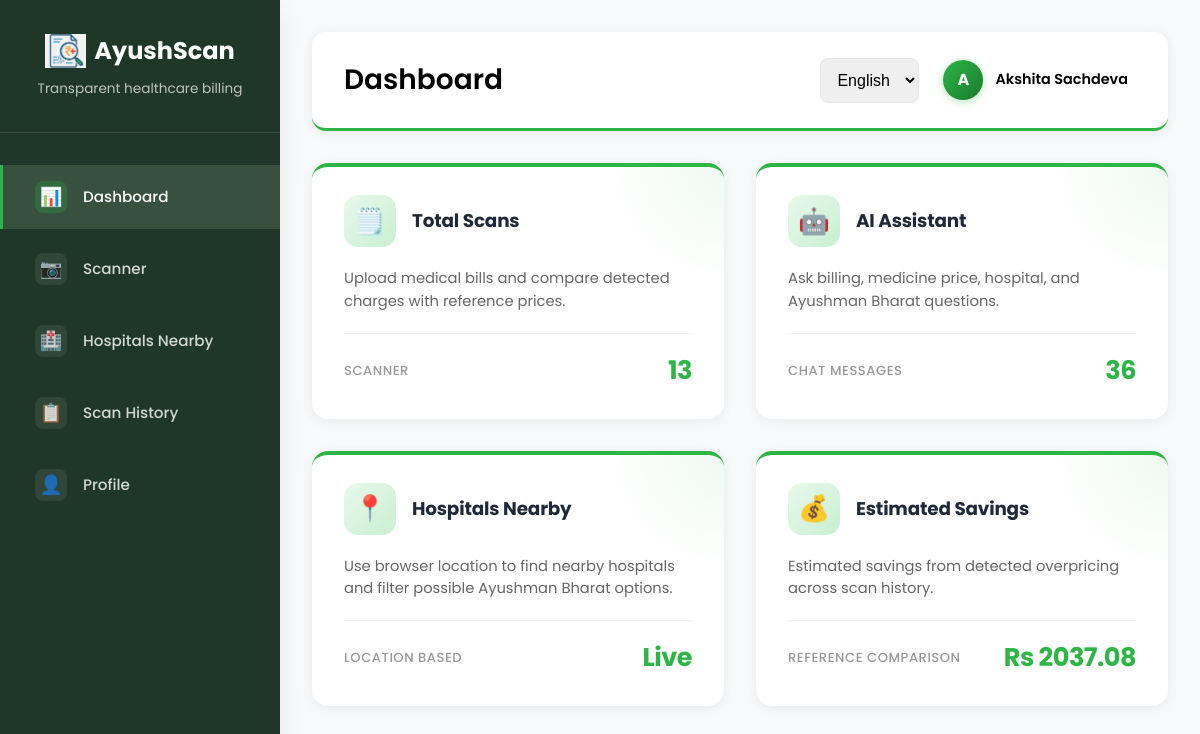
/dashboard (signed in), run on the app's committed database.
### tables this page shows
CREATE TABLE users (
                id INTEGER PRIMARY KEY AUTOINCREMENT,
                first_name TEXT,
                last_name TEXT,
                username TEXT UNIQUE,
                email TEXT UNIQUE,
                password TEXT
            , preferred_language TEXT DEFAULT 'english', created_at DATETIME, state TEXT, caste_category TEXT DEFAULT 'general', annual_income TEXT DEFAULT 'not_specified');

### app.py (the view)
@app.route("/dashboard")
def dashboard():
    if "user_id" not in session:
        return redirect(url_for("login"))
    user_id = session["user_id"]
    with get_db_connection() as conn:
        user = conn.execute(
            "SELECT username, email, first_name, last_name, preferred_language, state, caste_category, annual_income FROM users WHERE id = ?",
            (user_id,),
        ).fetchone()
        scans = conn.execute("SELECT id, filename, flagged, savings, timestamp FROM scans WHERE user_id = ? ORDER BY timestamp DESC LIMIT 50", (user_id,)).fetchall()
        chat_count = conn.execute("SELECT COUNT(*) FROM chat_history WHERE user_id = ?", (user_id,)).fetchone()[0]
        savings = conn.execute("SELECT COALESCE(SUM(savings), 0) FROM scans WHERE user_id = ?", (user_id,)).fetchone()[0]
    metrics = {
        "total_scans": len(scans),
        "recent_scans": len(scans[:5]),
        "chat_count": chat_count,
        "savings": round(float(savings or 0), 2),
    }
    return render_template("dashboard.html", user=user, scans=scans, metrics=metrics)

### app.py (called while the page is built)
def get_locale():
    if "language" in session:
        return normalize_locale(session["language"])
    return request.accept_languages.best_match(SUPPORTED_LOCALES) or "en"

def get_db_connection():
    conn = sqlite3.connect(DATABASE, timeout=10)
    conn.row_factory = sqlite3.Row
    conn.execute("PRAGMA foreign_keys = ON")
    return conn

@app.context_processor
def inject_language():
    return {
        "lang": get_locale(),
        "translate_category": translate_category,
        "translate_confidence": translate_confidence,
    }

@app.after_request
def set_security_headers(response):
    response.headers["X-Content-Type-Options"] = "nosniff"
    response.headers["X-Frame-Options"] = "SAMEORIGIN"
    response.headers["Referrer-Policy"] = "strict-origin-when-cross-origin"
    return response

### templates/dashboard.html (shortened to what this page needs)
<!doctype html>
<html lang="{{ lang }}">
  <head>
    <link rel="stylesheet" href="/static/styles/dashboard.css" />
  </head>
  <body>
    <div class="dashboard">
      <aside class="sidebar" id="sidebar">
        <div class="sidebar-header">
          <div
            class="sidebar-logo"
            style="
              display: flex;
              align-items: center;
              justify-content: center;
              gap: 8px;
            "
          >
            <img
              src="/static/images/LOGO.png"
              alt="AyushScan"
              width="41"
              height="34"
              style="height: 34px; background: #f1f1f1"
            />
            {{ _("AyushScan") }}
          </div>
          <div class="sidebar-subtitle">{{ _("Transparent healthcare billing") }}</div>
        </div>
        <nav>
          <ul class="sidebar-nav">
            <li class="nav-item">
              <a class="nav-link active" data-section="dashboard"
                ><span class="nav-icon">&#128202;</span
                ><span class="nav-text">{{ _("Dashboard") }}</span></a
              >
            </li>
            <li class="nav-item">
              <a class="nav-link" data-section="scanner"
                ><span class="nav-icon">&#128247;</span
                ><span class="nav-text">{{ _("Scanner") }}</span></a
              >
            </li>
            <li class="nav-item">
              <a class="nav-link" data-section="hospitals"
                ><span class="nav-icon">&#127973;</span
                ><span class="nav-text">{{ _("Hospitals Nearby") }}</span></a
              >
            </li>
            <li class="nav-item">
              <a class="nav-link" data-section="history"
                ><span class="nav-icon">&#128203;</span
                ><span class="nav-text">{{ _("Scan History") }}</span></a
              >
            </li>
            <li class="nav-item">
              <a class="nav-link" data-section="profile"
                ><span class="nav-icon">&#128100;</span
                ><span class="nav-text">{{ _("Profile") }}</span></a
              >
            </li>
          </ul>
        </nav>
      </aside>
      <main class="main-content" id="mainContent">
        <header class="header">
          <div class="header-left">
            <h1 class="page-title" id="pageTitle">{{ _("Dashboard") }}</h1>
          </div>
          <div class="header-right">
            <form action="/set_language" method="POST">
              <select
                name="language"
                onchange="this.form.submit()"
                class="form-input"
                aria-label="Language"
              >
                <option value="en" {% if lang == "en" %}selected{% endif %}>English</option>
              </select>
            </form>
            <div class="user-profile" onclick="showSection('profile')">
              <div class="user-avatar">{{ user.first_name[0]|upper }}</div>
              <div class="user-info">
                <div class="user-name">
                  {{ user.first_name }} {{ user.last_name }}
                </div>
              </div>
            </div>
          </div>
        </header>
        <section class="content-section active" id="dashboard">
          <div class="dashboard-grid">
            <div class="dashboard-card" onclick="showSection('scanner')">
              <div class="card-header">
                <div class="card-icon">🗒️</div>
                <div class="card-title">{{ _("Total Scans") }}</div>
              </div>
              <div class="card-description">
                {{ _("Upload medical bills and compare detected charges with reference prices.") }}
              </div>
              <div class="card-stats">
                <span class="stat-label">{{ _("Scanner") }}</span
                ><span class="stat-value">{{ metrics.total_scans }}</span>
              </div>
            </div>
            <a
              href="{{ url_for('chatbot_page') }}"
              class="dashboard-card"
              style="text-decoration: none"
            >
              <div class="card-header">
                <div class="card-icon">🤖</div>
                <div class="card-title">{{ _("AI Assistant") }}</div>
              </div>
              <div class="card-description">
                {{ _("Ask billing, medicine price, hospital, and Ayushman Bharat questions.") }}
              </div>
              <div class="card-stats">
                <span class="stat-label">{{ _("Chat Messages") }}</span
                ><span class="stat-value">{{ metrics.chat_count }}</span>
              </div>
            </a>
            <div class="dashboard-card" onclick="showSection('hospitals')">
              <div class="card-header">
                <div class="card-icon">📍</div>
                <div class="card-title">{{ _("Hospitals Nearby") }}</div>
              </div>
              <div class="card-description">
                {{ _("Use browser location to find nearby hospitals and filter possible Ayushman Bharat options.") }}
              </div>
              <div class="card-stats">
                <span class="stat-label">{{ _("Location based") }}</span
                ><span class="stat-value">{{ _("Live") }}</span>
              </div>
            </div>
            <div class="dashboard-card" onclick="showSection('history')">
              <div class="card-header">
                <div class="card-icon">💰</div>
                <div class="card-title">{{ _("Estimated Savings") }}</div>
              </div>
              <div class="card-description">
                {{ _("Estimated savings from detected overpricing across scan history.") }}
              </div>
              <div class="card-stats">
                <span class="stat-label">{{ _("Reference comparison") }}</span
                ><span class="stat-value">{{ _("Rs %(amount)s", amount=metrics.savings) }}</span>
              </div>
            </div>
          </div>
        </section>
      </main>
    </div>
  </body>
</html>

### data on the page
users: first_name "A", first_name "Akshita", last_name "Sachdeva"

### other printed values
{{ metrics.total_scans }} "13"
{{ metrics.chat_count }} "36"
